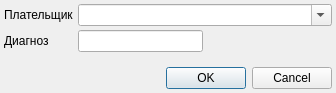
<?xml version="1.0" encoding="UTF-8"?>
<ui version="4.0">
 <class>ReportClientSubsidiarySetupDialog</class>
 <widget class="QDialog" name="ReportClientSubsidiarySetupDialog">
  <property name="geometry">
   <rect>
    <x>0</x>
    <y>0</y>
    <width>336</width>
    <height>93</height>
   </rect>
  </property>
  <property name="windowTitle">
   <string>Dialog</string>
  </property>
  <layout class="QGridLayout" name="gridLayout">
   <property name="margin">
    <number>4</number>
   </property>
   <property name="spacing">
    <number>4</number>
   </property>
   <item row="5" column="0" colspan="5">
    <widget class="QDialogButtonBox" name="buttonBox">
     <property name="orientation">
      <enum>Qt::Horizontal</enum>
     </property>
     <property name="standardButtons">
      <set>QDialogButtonBox::Cancel|QDialogButtonBox::Ok</set>
     </property>
    </widget>
   </item>
   <item row="4" column="3">
    <spacer name="verticalSpacer">
     <property name="orientation">
      <enum>Qt::Vertical</enum>
     </property>
     <property name="sizeHint" stdset="0">
      <size>
       <width>20</width>
       <height>40</height>
      </size>
     </property>
    </spacer>
   </item>
   <item row="1" column="0">
    <widget class="QLabel" name="lblPayeded">
     <property name="text">
      <string>Плательщик</string>
     </property>
    </widget>
   </item>
   <item row="1" column="1" colspan="4">
    <widget class="COrgComboBox" name="cmbPayeded">
     <property name="editable">
      <bool>true</bool>
     </property>
    </widget>
   </item>
   <item row="2" column="0">
    <widget class="QLabel" name="lblDiagnosis">
     <property name="text">
      <string>Диагноз</string>
     </property>
    </widget>
   </item>
   <item row="2" column="1" colspan="2">
    <widget class="CICDCodeComboBoxEx" name="edtDiagnosis"/>
   </item>
   <item row="2" column="3" colspan="2">
    <spacer name="horizontalSpacer_8">
     <property name="orientation">
      <enum>Qt::Horizontal</enum>
     </property>
     <property name="sizeHint" stdset="0">
      <size>
       <width>40</width>
       <height>20</height>
      </size>
     </property>
    </spacer>
   </item>
  </layout>
 </widget>
 <customwidgets>
  <customwidget>
   <class>COrgComboBox</class>
   <extends>QComboBox</extends>
   <header>Orgs/OrgComboBox.h</header>
  </customwidget>
  <customwidget>
   <class>CICDCodeComboBoxEx</class>
   <extends>QLineEdit</extends>
   <header>library/ICDCodeEdit.h</header>
  </customwidget>
 </customwidgets>
 <tabstops>
  <tabstop>buttonBox</tabstop>
 </tabstops>
 <resources/>
 <connections>
  <connection>
   <sender>buttonBox</sender>
   <signal>accepted()</signal>
   <receiver>ReportClientSubsidiarySetupDialog</receiver>
   <slot>accept()</slot>
   <hints>
    <hint type="sourcelabel">
     <x>224</x>
     <y>404</y>
    </hint>
    <hint type="destinationlabel">
     <x>157</x>
     <y>274</y>
    </hint>
   </hints>
  </connection>
  <connection>
   <sender>buttonBox</sender>
   <signal>rejected()</signal>
   <receiver>ReportClientSubsidiarySetupDialog</receiver>
   <slot>reject()</slot>
   <hints>
    <hint type="sourcelabel">
     <x>292</x>
     <y>410</y>
    </hint>
    <hint type="destinationlabel">
     <x>286</x>
     <y>274</y>
    </hint>
   </hints>
  </connection>
 </connections>
</ui>
